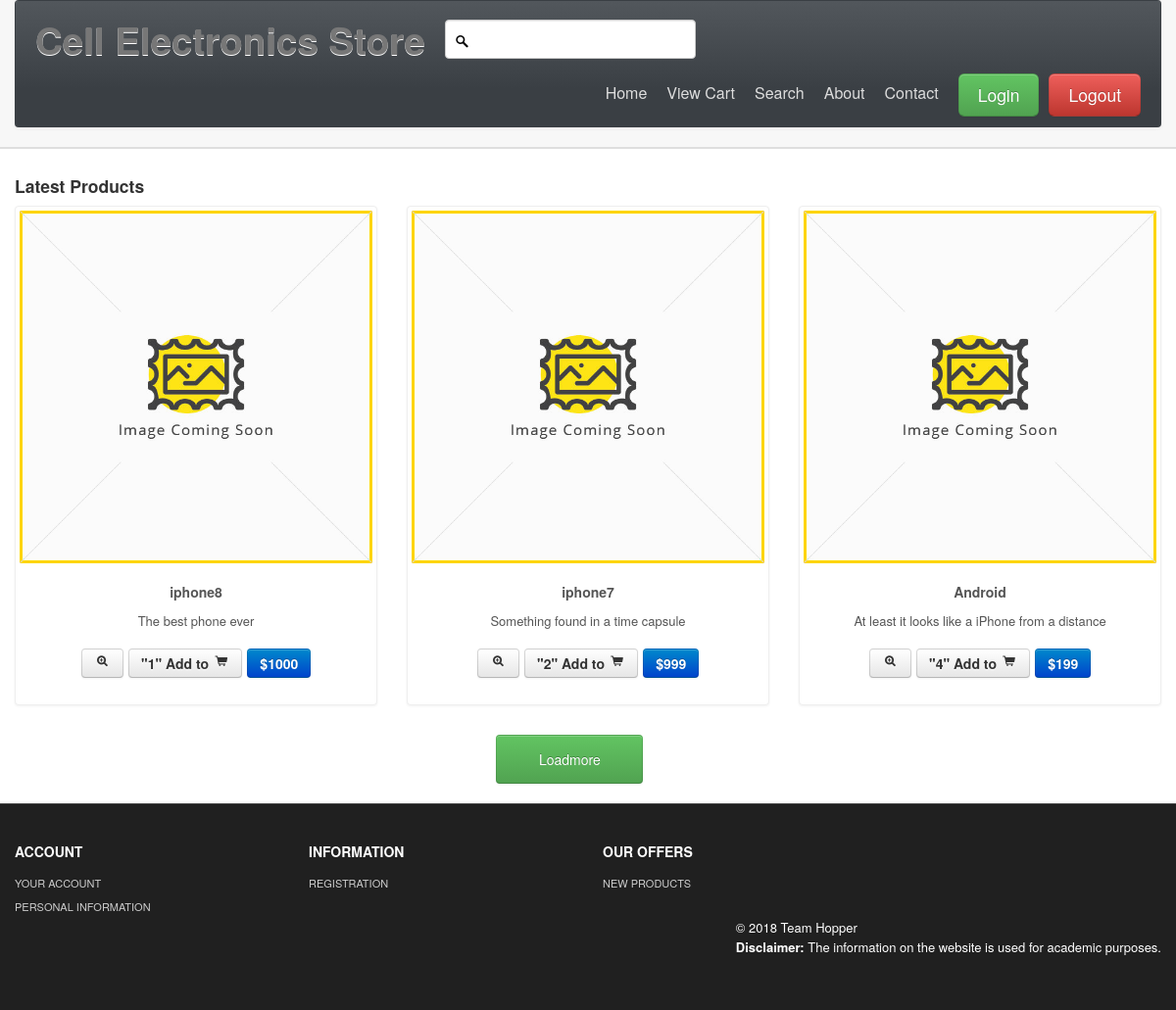
/, run on an earlier commit of the app's database.
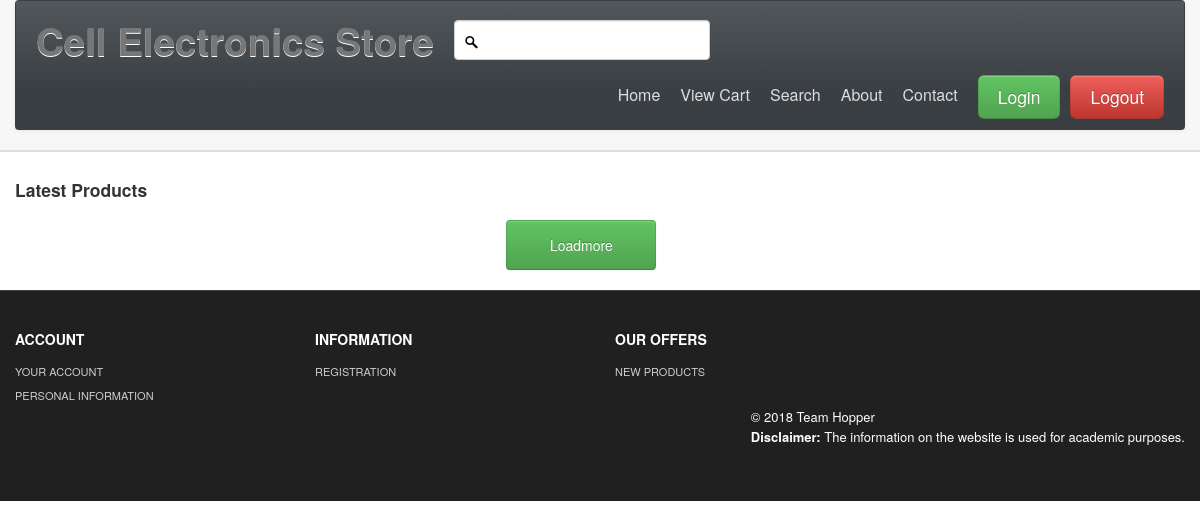
And on a later commit of the database.
### tables this page shows
CREATE TABLE IF NOT EXISTS `category` (
  `catId` smallint(5) unsigned NOT NULL AUTO_INCREMENT,
  `description` varchar(60) NOT NULL,
  `catName` varchar(60) NOT NULL,
  PRIMARY KEY (`catID`),
  UNIQUE KEY `catName` (`catName`)
);

CREATE TABLE IF NOT EXISTS `product` (
   `itemId` smallint(5) unsigned NOT NULL AUTO_INCREMENT,
   `UnitPrice` int NOT NULL,
   `productName` varchar(60) NOT NULL,
   `description` varchar(60) NOT NULL,
   `category` varchar(60) NOT NULL,
   `image` varchar(60) NOT NULL,
   PRIMARY KEY (`itemId`)
);

### index.php (the view, shortened to what this page needs)
<?php
    $conn = getDatabaseConnection("store2");
    include("header.php");
?>
<div class="span12">
<h4>Latest Products </h4>
      <ul class="thumbnails">
        <?php
            $sql = "SELECT * from category right JOIN product ON category.catName=product.category";
            $stmt = $conn->prepare($sql);
            $stmt->execute();
            $items = $stmt->fetchAll(PDO::FETCH_ASSOC);
        ?>
        <?php
            foreach ($items as $key => $value) {
              echo('<li class="span4">
                      <div class="thumbnail">
                        <a  href="#"><img src="themes/images/products/6.jpg" alt=""/></a>
                        <div class="caption">
                          <h5>'.$value['productName'].'</h5>
                          <p>
                            '.$value['description'].'
                          </p>
                          <h4 style="text-align:center">
                            <a class="btn" href="#">
                                <i class="icon-zoom-in"></i></a>
                                    <a class="btn" onclick=addtocart("'.$value['itemId'].'") >"'.$value['itemId'].'" Add to
                                        <i class="icon-shopping-cart"></i></a>
                                         <a class="btn btn-primary" href="#">$'.$value['UnitPrice'].'
                                    </a>
                            </h4>
                        </div>
                      </div>
                    </li>');
            }
        ?>
      </ul>
    <button style="margin-left: 42%;height: 50px;width: 150px" class="btn btn-success">Loadmore</button>
</div>
<?php include("footer.php");?>

### header.php (shortened to what this page needs)
<!DOCTYPE html>
<html lang="en">
  <head>
    <link id="callCss" rel="stylesheet" href="themes/bootshop/bootstrap.min.css" media="screen"/>
    <link href="themes/css/base.css" rel="stylesheet" media="screen"/>
	<link href="themes/css/bootstrap-responsive.min.css" rel="stylesheet"/>
	<link href="themes/css/font-awesome.css" rel="stylesheet" type="text/css">
	<link href="themes/js/google-code-prettify/prettify.css" rel="stylesheet"/>
  </head>
<body>
<div id="header">
<div class="container">
<div id="logoArea" class="navbar">
  <div class="navbar-inner">
    <a class="brand" href="index.php"><h1>Cell Electronics Store</h1></a>
		<div class="form-inline navbar-search">
			<input style="padding-left: 20%; width: 120%;height: 30px; margin-top: 5%" id="srchFld"  type="text" />
		</div>
    <ul id="topMenu" class="nav pull-right">
	 <li class=""><a href="index.php">Home</a></li>
	 <li class=""><a href="viewcart.php">View Cart</a></li>
	 <li class=""><a href="advancesearch.php">Search</a></li>
	 <li class=""><a href="#">About</a></li>
	 <li class=""><a href="#">Contact</a></li>
	 <li class="">
     <a href="login.php" role="button" style="padding-right:0"><span class="btn btn-large btn-success">Login</span></a>
     </li>
      <li class="">
     <a href="logout.php" role="button" style="padding-right:0"><span class="btn btn-large btn-danger">Logout</span></a>
     </li>
    </ul>
  </div>
</div>
</div>
</div>
<div id="mainBody">
	<div class="container">
		<div class="row">

### footer.php (shortened to what this page needs)
</div>
</div>
	<div  id="footerSection">
	<div class="container">
		<div class="row">
			<div class="span3">
				<h5>ACCOUNT</h5>
				<a href="login.php">YOUR ACCOUNT</a>
				<a href="login.php">PERSONAL INFORMATION</a>
			 </div>
			<div class="span3">
				<h5>INFORMATION</h5>
				<a href="register.html">REGISTRATION</a>
			 </div>
			<div class="span3">
				<h5>OUR OFFERS</h5>
				<a href="index.php">NEW PRODUCTS</a>
			 </div>
		 </div>
		<p class="pull-right">&copy; 2018 Team Hopper <br> <strong>Disclaimer: </strong>The information on the website is used for academic purposes.<br /></p>
	</div>
</div>
</body>
</html>

What changed in the data, as far as the page shows it:
removed category: product.productName "iphone8", product.description "The best phone ever", product.itemId "1", product.UnitPrice "1000", product.productName "iphone7", product.description "Something found in a time capsule", product.itemId "2", product.UnitPrice "999"
removed product: productName "Android", description "At least it looks like a iPhone from a distance", itemId "4", UnitPrice "199"
